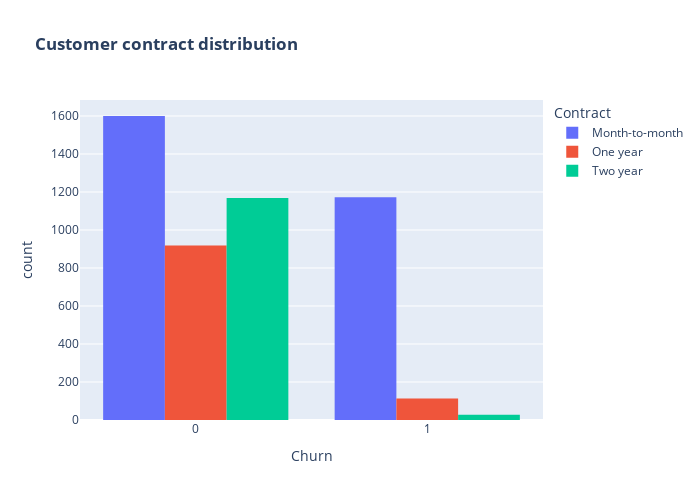

Source (notebook cell):
### Code cell
fig = px.histogram(data, x="Churn", color = "Contract", barmode = "group", title = "<b>Customer contract distribution<b>")
fig.update_layout(width=700, height=500, bargap=0.2)
fig.show()

### Figure 1 — Plotly figure (JSON) as saved in the notebook; plotly's stock layout.template omitted (floating-point values rounded to 4 significant figures; data arrays with more than 128 entries replaced by an {"elided": "..."} marker saying what was removed)
{"data": [{"alignmentgroup": "True", "bingroup": "x", "hovertemplate": "Contract=Month-to-month<br>Churn=%{x}<br>count=%{y}<extra></extra>", "legendgroup": "Month-to-month", "marker": {"color": "#636efa", "pattern": {"shape": ""}}, "name": "Month-to-month", "offsetgroup": "Month-to-month", "orientation": "v", "showlegend": true, "type": "histogram", "x": {"elided": "2772 int values"}, "xaxis": "x", "yaxis": "y"}, {"alignmentgroup": "True", "bingroup": "x", "hovertemplate": "Contract=One year<br>Churn=%{x}<br>count=%{y}<extra></extra>", "legendgroup": "One year", "marker": {"color": "#EF553B", "pattern": {"shape": ""}}, "name": "One year", "offsetgroup": "One year", "orientation": "v", "showlegend": true, "type": "histogram", "x": {"elided": "1031 int values"}, "xaxis": "x", "yaxis": "y"}, {"alignmentgroup": "True", "bingroup": "x", "hovertemplate": "Contract=Two year<br>Churn=%{x}<br>count=%{y}<extra></extra>", "legendgroup": "Two year", "marker": {"color": "#00cc96", "pattern": {"shape": ""}}, "name": "Two year", "offsetgroup": "Two year", "orientation": "v", "showlegend": true, "type": "histogram", "x": {"elided": "1197 int values"}, "xaxis": "x", "yaxis": "y"}], "layout": {"bargap": 0.2, "barmode": "group", "height": 500, "legend": {"title": {"text": "Contract"}, "tracegroupgap": 0}, "title": {"text": "<b>Customer contract distribution<b>"}, "width": 700, "xaxis": {"anchor": "y", "domain": [0, 1], "title": {"text": "Churn"}}, "yaxis": {"anchor": "x", "domain": [0, 1], "title": {"text": "count"}}}}
